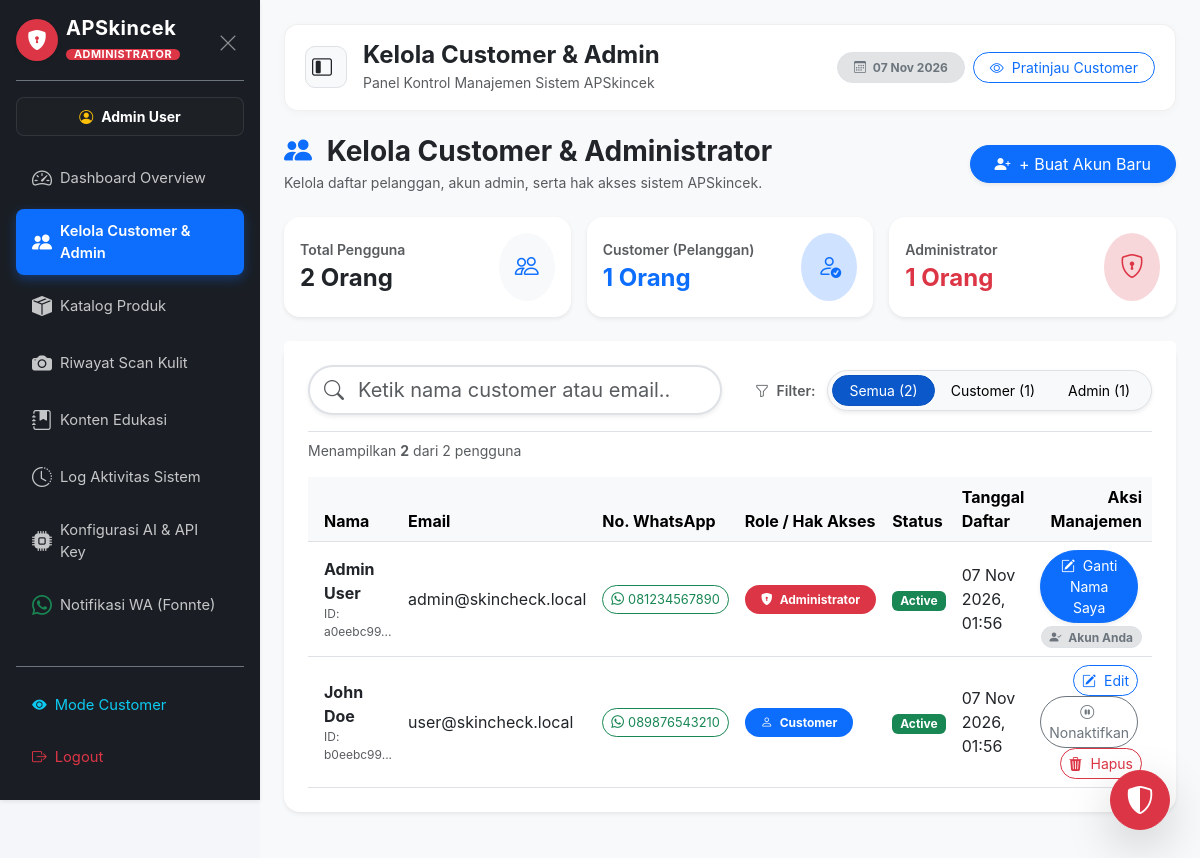
Screenshot of /APSkincek/SkinCheck/public/admin/users (signed in) with the database file from the repository.
### tables this page shows
CREATE TABLE users (
    id CHAR(36) PRIMARY KEY,
    name VARCHAR(255) NOT NULL,
    email VARCHAR(255) UNIQUE NOT NULL,
    phone VARCHAR(25) NULL,
    password VARCHAR(255) NOT NULL,
    role ENUM('user', 'admin') DEFAULT 'user',
    status ENUM('active', 'inactive') DEFAULT 'active',
    created_at TIMESTAMP DEFAULT CURRENT_TIMESTAMP,
    updated_at TIMESTAMP DEFAULT CURRENT_TIMESTAMP ON UPDATE CURRENT_TIMESTAMP
);

### app/controllers/AdminController.php (called while the page is built, shortened)
<?php
class AdminController extends Controller {
    public function users() {
        $userModel = $this->model('User');
        $users = $userModel->getAllUsers();
        $this->view('admin/users', ['title' => 'Kelola Customer & Admin', 'users' => $users]);
    }
}

### public/index.php (called while the page is built, shortened)
<?php
require_once __DIR__ . '/../app/controllers/Controller.php';
require_once __DIR__ . '/../routes/web.php';

### app/models/User.php (called while the page is built, shortened)
<?php
class User {
    private $db;
    public function __construct($db) {
        $this->db = $db;
    }
    public function getAllUsers() {
        $stmt = $this->db->prepare("SELECT * FROM users ORDER BY created_at DESC");
        $stmt->execute();
        return $stmt->fetchAll(PDO::FETCH_ASSOC);
    }
}

### app/views/admin/users.php (the view, shortened to what this page needs)
<?php require_once '../app/views/layouts/admin_header.php'; ?>
<?php
$customerCount = count(array_filter($users, fn($u) => $u['role'] === 'user' || $u['role'] === 'customer'));
$adminCount = count(array_filter($users, fn($u) => $u['role'] === 'admin'));
?>
<div class="d-flex flex-wrap justify-content-between align-items-center mb-4 gap-3">
    <div>
        <h3 class="fw-bold mb-1 text-dark"><i class="bi bi-people-fill text-primary me-2"></i> Kelola Customer & Administrator</h3>
        <p class="text-muted small mb-0">Kelola daftar pelanggan, akun admin, serta hak akses sistem APSkincek.</p>
    </div>
    <div>
        <button type="button" class="btn btn-primary rounded-pill px-4 shadow-sm" data-bs-toggle="modal" data-bs-target="#addUserModal">
            <i class="bi bi-person-plus-fill me-1"></i> + Buat Akun Baru
        </button>
    </div>
</div>
<div class="row g-3 mb-4">
    <div class="col-md-4">
        <div class="card border-0 shadow-sm rounded-4 bg-white p-3 d-flex flex-row align-items-center justify-content-between">
            <div>
                <div class="text-muted small fw-semibold">Total Pengguna</div>
                <div class="fs-4 fw-bold text-dark"><?= count($users) ?> Orang</div>
            </div>
            <div class="rounded-circle bg-light p-3 text-primary"><i class="bi bi-people fs-4"></i></div>
        </div>
    </div>
    <div class="col-md-4">
        <div class="card border-0 shadow-sm rounded-4 bg-white p-3 d-flex flex-row align-items-center justify-content-between">
            <div>
                <div class="text-muted small fw-semibold">Customer (Pelanggan)</div>
                <div class="fs-4 fw-bold text-primary"><?= $customerCount ?> Orang</div>
            </div>
            <div class="rounded-circle bg-primary-subtle p-3 text-primary"><i class="bi bi-person-check fs-4"></i></div>
        </div>
    </div>
    <div class="col-md-4">
        <div class="card border-0 shadow-sm rounded-4 bg-white p-3 d-flex flex-row align-items-center justify-content-between">
            <div>
                <div class="text-muted small fw-semibold">Administrator</div>
                <div class="fs-4 fw-bold text-danger"><?= $adminCount ?> Orang</div>
            </div>
            <div class="rounded-circle bg-danger-subtle p-3 text-danger"><i class="bi bi-shield-lock fs-4"></i></div>
        </div>
    </div>
</div>
<div class="card border-0 shadow-sm rounded-4 mb-4">
    <div class="card-header bg-white border-0 p-4 pb-0">
        <div class="row g-3 align-items-center">
            <div class="col-lg-6 col-md-7">
                <div class="position-relative">
                    <i class="bi bi-search position-absolute top-50 start-0 translate-middle-y ms-3 text-muted fs-5"></i>
                    <input type="text" id="userSearchInput" class="form-control form-control-lg rounded-pill ps-5 pe-5 border-2 shadow-sm" placeholder="Ketik nama customer atau email..." autocomplete="off">
                </div>
            </div>
            <div class="col-lg-6 col-md-5 d-flex flex-wrap justify-content-md-end align-items-center gap-2">
                <span class="text-muted small fw-semibold me-1 d-none d-lg-inline"><i class="bi bi-funnel me-1"></i> Filter:</span>
                <div class="btn-group rounded-pill p-1 bg-light border shadow-sm" role="group">
                    <button type="button" class="btn btn-sm rounded-pill px-3 role-filter-btn btn-primary active" data-role="all">
                        Semua (<span id="countAllBadge"><?= count($users) ?></span>)
                    </button>
                    <button type="button" class="btn btn-sm rounded-pill px-3 role-filter-btn btn-light" data-role="customer">
                        Customer (<span id="countCustomerBadge"><?= $customerCount ?></span>)
                    </button>
                    <button type="button" class="btn btn-sm rounded-pill px-3 role-filter-btn btn-light" data-role="admin">
                        Admin (<span id="countAdminBadge"><?= $adminCount ?></span>)
                    </button>
                </div>
            </div>
        </div>
        <div class="d-flex justify-content-between align-items-center mt-3 pt-2 border-top">
            <div id="searchResultCount" class="text-muted small">
                Menampilkan <strong><span id="visibleCount"><?= count($users) ?></span></strong> dari <?= count($users) ?> pengguna
            </div>
        </div>
    </div>
    <div class="card-body p-4 pt-3">
        <div class="table-responsive">
            <table class="table table-hover align-middle mb-0" id="usersTable" width="100%">
                <thead class="table-light">
                    <tr>
                        <th class="ps-3">Nama</th>
                        <th>Email</th>
                        <th>No. WhatsApp</th>
                        <th>Role / Hak Akses</th>
                        <th>Status</th>
                        <th>Tanggal Daftar</th>
                        <th class="text-end pe-3">Aksi Manajemen</th>
                    </tr>
                </thead>
                <tbody id="usersTableBody">
                    <?php if (!empty($users)): ?>
                        <?php foreach ($users as $u): ?>
                            <?php $isCustomerRole = ($u['role'] === 'user' || $u['role'] === 'customer'); ?>
                            <tr class="user-row"
                                data-name="<?= strtolower(htmlspecialchars($u['name'])) ?>"
                                data-email="<?= strtolower(htmlspecialchars($u['email'])) ?>"
                                data-phone="<?= strtolower(htmlspecialchars($u['phone'] ?? '')) ?>"
                                data-id="<?= strtolower(htmlspecialchars($u['id'])) ?>"
                                data-role="<?= $isCustomerRole ? 'customer' : 'admin' ?>"
                                data-status="<?= strtolower($u['status']) ?>">
                                <td class="ps-3">
                                    <div class="fw-bold text-dark user-name-text"><?= htmlspecialchars($u['name']) ?></div>
                                    <div class="text-muted small" style="font-size: 0.75rem;">ID: <?= substr($u['id'], 0, 8) ?>...</div>
                                </td>
                                <td><span class="user-email-text"><?= htmlspecialchars($u['email']) ?></span></td>
                                <td>
                                    <?php if (!empty($u['phone'])): ?>
                                        <?php
                                            $waClean = preg_replace('/[^0-9]/', '', $u['phone']);
                                            if (strpos($waClean, '08') === 0) $waTarget = '628' . substr($waClean, 2);
                                            else if (strpos($waClean, '8') === 0) $waTarget = '62' . $waClean;
                                            else $waTarget = $waClean;
                                        ?>
                                        <a href="https://wa.me/<?= $waTarget ?>" target="_blank" class="btn btn-xs btn-outline-success rounded-pill px-2 py-1 text-decoration-none shadow-xs d-inline-flex align-items-center gap-1" style="font-size: 0.8rem;" title="Buka WhatsApp untuk kirim pesan">
                                            <i class="bi bi-whatsapp"></i> <?= htmlspecialchars($u['phone']) ?>
                                        </a>
                                    <?php else: ?>
                                        <span class="text-muted small fst-italic">- Belum ada -</span>
                                    <?php endif; ?>
                                </td>
                                <td>
                                    <?php if ($u['role'] === 'admin'): ?>
                                        <span class="badge bg-danger px-3 py-2 rounded-pill"><i class="bi bi-shield-lock-fill me-1"></i> Administrator</span>
                                    <?php else: ?>
                                        <span class="badge bg-primary px-3 py-2 rounded-pill"><i class="bi bi-person me-1"></i> Customer</span>
                                    <?php endif; ?>
                                </td>
                                <td>
                                    <span class="badge <?= $u['status'] === 'active' ? 'bg-success' : 'bg-secondary' ?> px-2 py-1">
                                        <?= ucfirst($u['status']) ?>
                                    </span>
                                </td>
                                <td><?= date('d M Y, H:i', strtotime($u['created_at'])) ?></td>
                                <td class="text-end pe-3">
                                    <?php if ($u['id'] === $_SESSION['user_id']): ?>
                                        <button type="button" class="btn btn-sm btn-primary rounded-pill px-3 me-1 edit-user-trigger shadow-sm"
                                            data-id="<?= $u['id'] ?>"
                                            data-name="<?= htmlspecialchars($u['name']) ?>"
                                            data-email="<?= htmlspecialchars($u['email']) ?>"
                                            data-phone="<?= htmlspecialchars($u['phone'] ?? '') ?>"
                                            data-role="<?= $u['role'] ?>"
                                            data-is-self="1"
                                            title="Ganti Nama / Edit Akun Saya">
                                            <i class="bi bi-pencil-square me-1"></i> Ganti Nama Saya
                                        </button>
                                        <span class="badge bg-secondary-subtle text-secondary border px-2 py-1 rounded-pill small">
                                            <i class="bi bi-person-check-fill me-1"></i> Akun Anda
                                        </span>
                                    <?php else: ?>
                                        <button type="button" class="btn btn-sm btn-outline-primary rounded-pill px-2 me-1 edit-user-trigger"
                                            data-id="<?= $u['id'] ?>"
                                            data-name="<?= htmlspecialchars($u['name']) ?>"
                                            data-email="<?= htmlspecialchars($u['email']) ?>"
                                            data-phone="<?= htmlspecialchars($u['phone'] ?? '') ?>"
                                            data-role="<?= $u['role'] ?>"
                                            data-is-self="0"
                                            title="Edit Data Pengguna">
                                            <i class="bi bi-pencil-square me-1"></i> Edit
                                        </button>
                                        <form action="/APSkincek/SkinCheck/public/admin/users/status" method="POST" class="d-inline">
                                            <button type="submit" class="btn btn-sm <?= $u['status'] === 'active' ? 'btn-outline-secondary' : 'btn-outline-success' ?> rounded-pill px-2 me-1">
                                                <?= $u['status'] === 'active' ? '<i class="bi bi-pause-circle me-1"></i> Nonaktifkan' : '<i class="bi bi-check-circle me-1"></i> Aktifkan' ?>
                                            </button>
                                        </form>
                                        <form action="/APSkincek/SkinCheck/public/admin/users/delete" method="POST" class="d-inline" onsubmit="return confirm('PERINGATAN: Apakah Anda yakin ingin menghapus akun <?= htmlspecialchars(addslashes($u['name'])) ?> secara permanen? Semua riwayat scan dan data terkait akan ikut terhapus.')">
                                            <button type="submit" class="btn btn-sm btn-outline-danger rounded-pill px-2" title="Hapus Akun Permanen">
                                                <i class="bi bi-trash3-fill me-1"></i> Hapus
                                            </button>
                                        </form>
                                    <?php endif; ?>
                                </td>
                            </tr>
                        <?php endforeach; ?>
                    <?php else: ?>
                        <tr><td colspan="7" class="text-center py-4 text-muted">Tidak ada data pengguna ditemukan.</td></tr>
                    <?php endif; ?>
                </tbody>
            </table>
        </div>
    </div>
</div>
<?php require_once '../app/views/layouts/admin_footer.php'; ?>

### app/views/layouts/admin_header.php (style rules this page uses)
body { font-family: 'Inter', system-ui, -apple-system, sans-serif; background-color: #f4f6f9; }

### rows the page displays
users: name "Admin User", id "a0eebc99", email "admin@skincheck.local", phone "081234567890", role "admin" (drawn), status "Active", created_at "07 Nov 2026, 01:56"
users: name "John Doe", id "b0eebc99", email "user@skincheck.local", phone "089876543210", role "user" (drawn), status "Active", created_at "07 Nov 2026, 01:56", shows "Nonaktifkan"

### other values shown
$_SESSION['user_name'] "Admin User"
$title "Kelola Customer & Admin"
count($users) "2"
$customerCount "1"
$adminCount "1"
